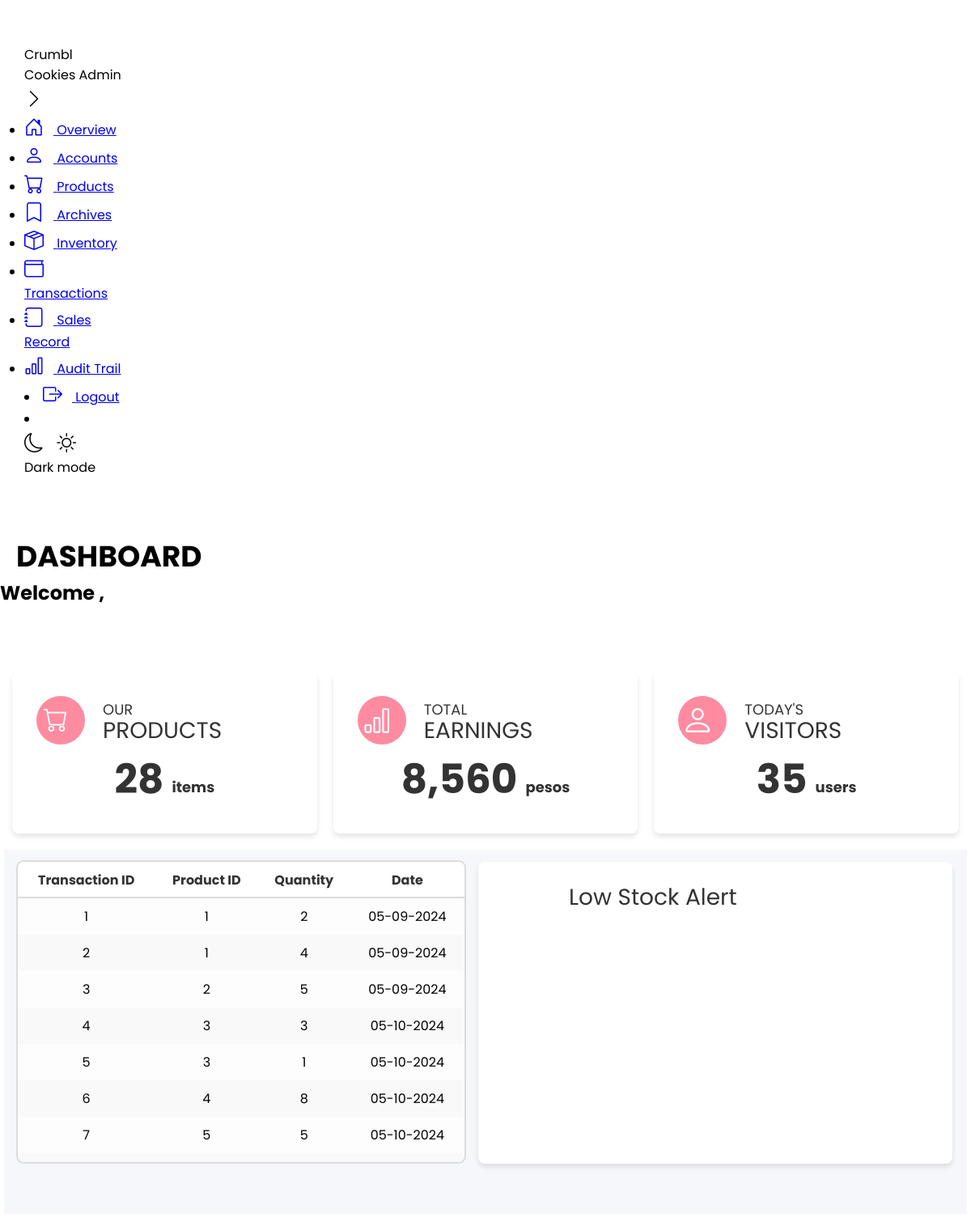
The app's page /admin-overview.php, older data.
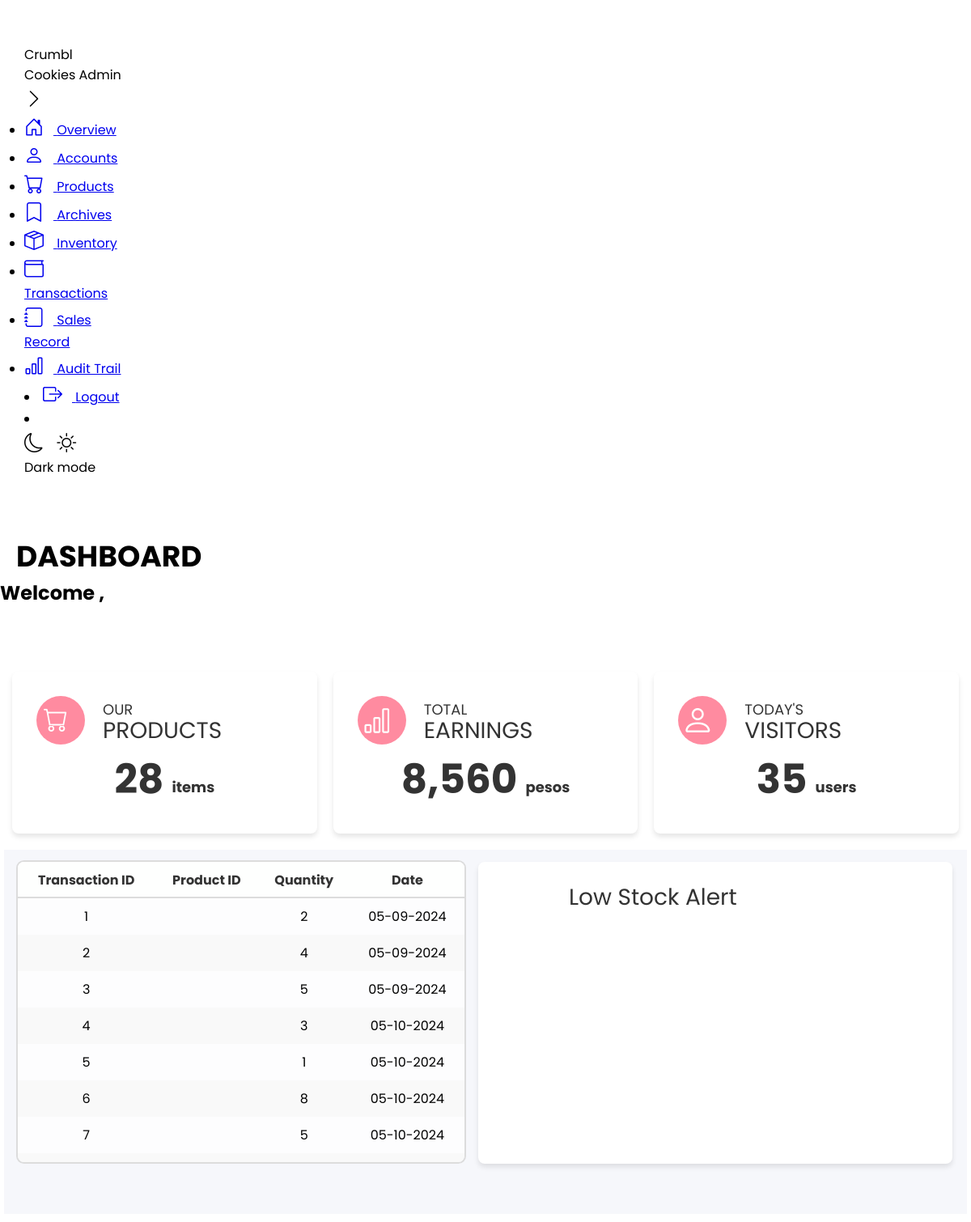
The same page, newer data.
### tables this page shows
CREATE TABLE `transaction_table` (
  `transaction_id` int(11) NOT NULL,
  `product_id` int(11) DEFAULT NULL,
  `quantity_sold` int(11) DEFAULT NULL,
  `transaction_date` varchar(45) DEFAULT NULL,
  PRIMARY KEY (`transaction_id`),
  KEY `product_id` (`product_id`),
  CONSTRAINT `product_id` FOREIGN KEY (`product_id`) REFERENCES `product_table` (`product_id`) ON DELETE NO ACTION ON UPDATE NO ACTION
);

### admin-overview.php (the view, shortened to what the changed rows need)
<!DOCTYPE html>
<html lang="en">
<head>
  <link rel="stylesheet" href="style.css">
  <link href="https://cdnjs.cloudflare.com/ajax/libs/bootstrap-icons/1.8.3/font/bootstrap-icons.min.css" rel="stylesheet">
</head>
<body>
<?php
    $fullname = $_SESSION['full_name'];
    $type = $_SESSION['role'];
?>
  <section class="home">
  <div class="text">
    <h1> Welcome <?php echo $type.", ".$fullname ?> </h1>
  </div>
  <div class="middle-container">
  <div class="table-container">
    <?php
      include "dbconnect.php";
      $selectsql = "SELECT * FROM inven_sales";
      if (isset($_POST['search']) && $_POST['search'] != NULL) {
        $searchinput = $_POST['search'];
        $selectsql = "SELECT * FROM transaction_table WHERE transaction_id LIKE '%$searchinput%' OR product_id LIKE '%$searchinput%' OR transaction_date LIKE '%$searchinput%'";
      } else {
        $selectsql = "SELECT * FROM transaction_table";
      }
      $result = $conn->query($selectsql);
      if ($result->num_rows > 0) {
        echo "<div class='table' id='transaction_table'>";
        echo "<div class='table__body'>";
        echo "<table>";
        echo "<thead>";
        echo "<tr>";
        echo "<th>Transaction ID</th>";
        echo "<th>Product ID</th>";
        echo "<th>Quantity</th>";
        echo "<th>Date</span></th>";
        echo "</tr>";
        echo "</thead>";
        echo "<tbody>";
        foreach ($result as $fielddata) {
          echo "<tr>";
          echo "<td>" . $fielddata['transaction_id'] . "</td>";
          echo "<td>" . $fielddata['product_id'] . "</td>";
          echo "<td>" . $fielddata['quantity_sold'] . "</td>";
          echo "<td>" . $fielddata['transaction_date'] . "</td>";
          echo "</tr>";
        }
        echo "</tbody>";
        echo "</table>";
        echo "</div>";
        echo "</div>";
      } else {
        echo "<p>No records found</p>";
      }
    ?>
  </div>
</div>
</section>
</body>
</html>

Row changes from the older to the newer data that the page shows:
changed transaction_table id 1: product "1" → (not shown)
changed transaction_table id 2: product "1" → (not shown)
changed transaction_table id 3: product "2" → (not shown)
changed transaction_table id 4: product "3" → (not shown)
changed transaction_table id 5: product "3" → (not shown)
changed transaction_table id 6: product "4" → (not shown)
changed transaction_table id 7: product "5" → (not shown)
